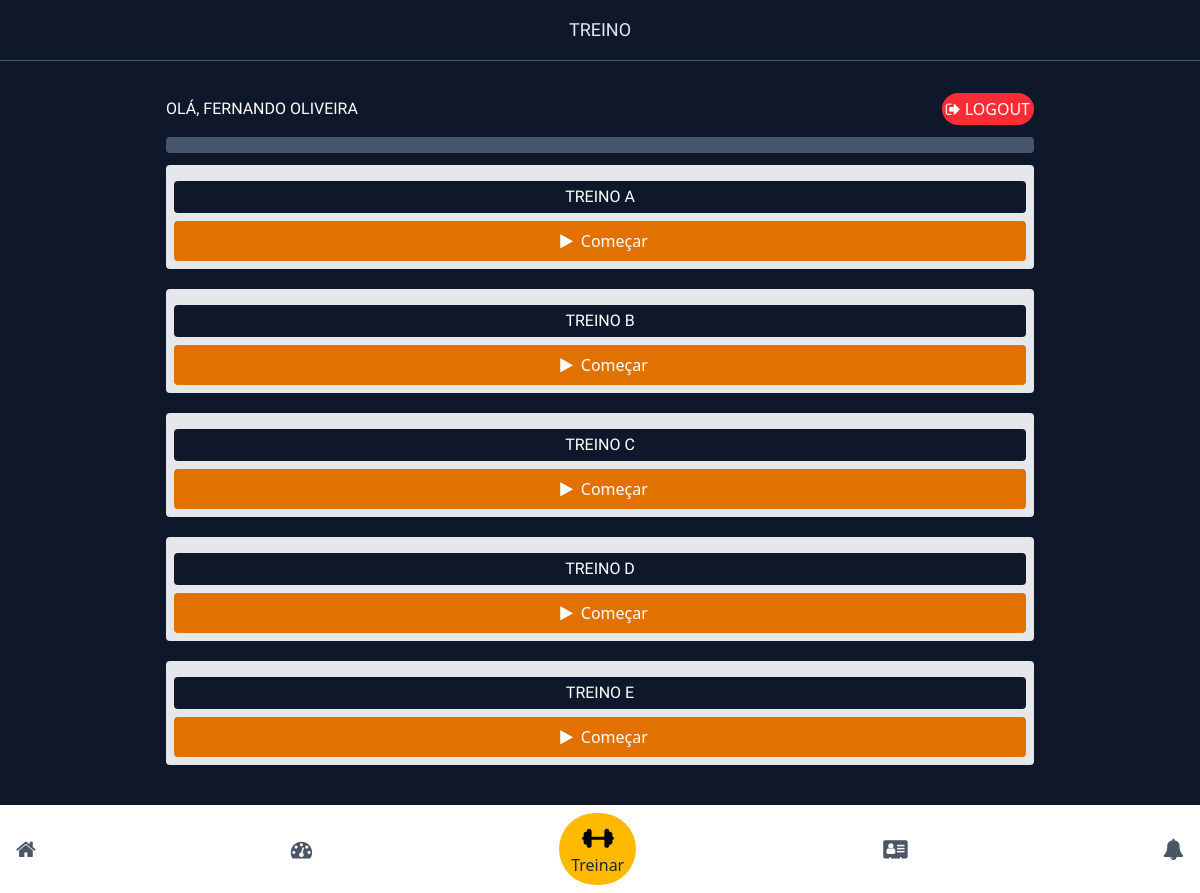
The app's page /treino-micro/21 (signed in) with its own data.
### app_personal/models.py (models this page shows)
class Microciclo(models.Model):
    mesociclo = models.ForeignKey(Mesociclo, on_delete=models.CASCADE, related_name='microciclo')
    titulo = models.CharField(max_length=255)

### app/views.py (the view)
# urls.py: path('treino-micro/<int:id>', views.treino_micro, name='treino_micro'),
def treino_micro(request, id):
    user_auth = request.user.is_authenticated
    if not user_auth:
        return redirect('login_view')
    Micro = Microciclo.objects.filter(mesociclo_id = id)
    exercicios = ExerciciosCliente.objects.filter(microciclo_id = id)
    context={
        'micro':Micro,
        'exercicios':exercicios
    }
    return render(request,'treino/treino-micro.html', context)

### app/templates/treino/treino-micro.html (shortened to what this page needs)
{% extends 'base/base.html' %}
{% block 'content'%}
{% if user %}
<h1 class="text-center text-lg border-b-1 border-slate-600 p-4 text-slate-200">TREINO</h1>
<section class="content w-full max-w-[900px] m-auto my-4 p-4 text-white space-y-3">
    <div class="flex items-center justify-between">
        <h1>Olá, {{user.first_name}}</h1>
        <a href="{% url 'logout' %}" class="bg-red-500 p-1 rounded-full"><i class="fa fa-sign-out"></i> LOGOUT</a>
    </div>
    {% if micro %}
        <div class="bg-slate-600 p-2 rounded">
        </div>
      <div class="gap-5 flex flex-wrap items-center">
        {% for t in micro %}
                <div class="w-full bg-gray-200 text-slate-900 p-2 rounded">
                    <h1 class="text-center my-2 text-white bg-slate-900 rounded p-1">{{t.titulo}}</h1>
                    <a href="{% url 'comecar' t.id %}" data-id="{{t.id}}" class="flex justify-center items-center bg-amber-600 font-medium text-white p-2 hover:text-amber-900 hover:bg-amber-400 rounded"><i class="fa fa-play mx-2"></i>Começar</a>
                </div>
        {% endfor %}
     </div>
    {% else %}
        <div class="bg-white text-slate-900 text-center rounded-2xl p-4 space-y-3">
            <h1 class="">Responda a Anamnese honestamente para que possamos alcançar juntos seu objetivo!</h1>
            <a href="{% url 'anamnese' %}" class="bg-amber-600 p-2 rounded-full uppercase font-medium">Responder agora!</a>
        </div>
    {% endif %}
</section>
<br><br><br><br>
{% endif %}
{% endblock %}

### app/static/css/style.css (style rules this page uses)
h1 { font-family: "Cal Sans", sans-serif !important; font-style: normal; text-transform: uppercase; }

### records on screen
Microciclo: titulo "TREINO A"
Microciclo: titulo "TREINO B"
Microciclo: titulo "TREINO C"
Microciclo: titulo "TREINO D"
Microciclo: titulo "TREINO E"

### other values on screen
{{ user.first_name }} "FERNANDO OLIVEIRA"
